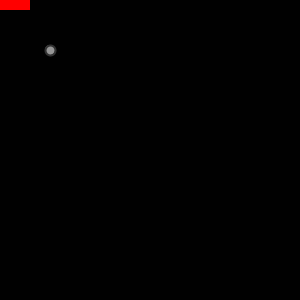
Frame 1 (no input)
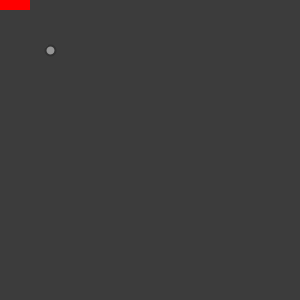
Frame 60 (the mouse pressed at the canvas centre just before this capture)
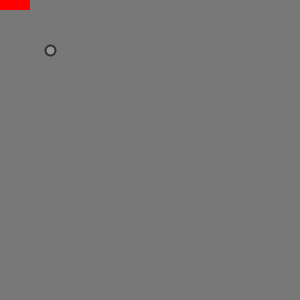
Frame 120 (the mouse held since frame 60 and released just before this capture)

The Processing sketch that drew these frames (run headless with seeded random() and noise(); from frame 60 on, the mouse is pressed at the canvas centre):

// Processing sketch: processing_4829
// ── processing_4829.pde

/**
 circle_driver is a sketch to illustrate the use of variables
 (including system variables like frameCount, key, and keyCode),
 and conditionals (if statement and constrain function).
 
 - Use the arrow keys to move the circle around.
 - Use the '[' and ']' keys to decrease and increase the circle's
   speed, which is indicated by the red bar.
 - Use the '+' and '-' keys to increase and decrease the circle's
   diameter.
*/

int x = 50;
int y = 50;
int diameter = 10;
int speed = 1;

void setup() {
  size(300, 300);
  frameRate(30);
  smooth();
}

void draw() {
  background(frameCount % 256);

  // speedometer
  noStroke();
  fill(255, 0, 0);
  rect(0, 0, speed * 30, 10);
  
  // circle
  strokeWeight(diameter/5);
  stroke(50);
  fill(150);
  ellipse(x, y, diameter, diameter);
}

void keyPressed() {
  println("Keycode: " + keyCode + ", Key: " + key);

  // direction keys
  if (keyCode == 38) { // up
    y = y - speed;
  } else if (keyCode == 40) { // down
    y = y + speed;
  }
  if (keyCode == 37) { // left
    x = x - speed;
  } else if (keyCode == 39) { // right
    x = x + speed;
  }

  // speed
  else if (key == '[') { // slow down
    speed = speed - 1;  
  } else if (key == ']') { // speed up
    speed = speed + 1;
  }
  
  // change size
  else if (key == '+') { // enlarge
    diameter = diameter + 1;
  } else if (key == '-') { // shrink
    diameter = diameter - 1;
  }
  
  // constrain variables
  x = constrain(x, 0, width);
  y = constrain(y, 0, height);
  speed = constrain(speed, 1, 10);
  diameter = constrain(diameter, 2, 50);
}
